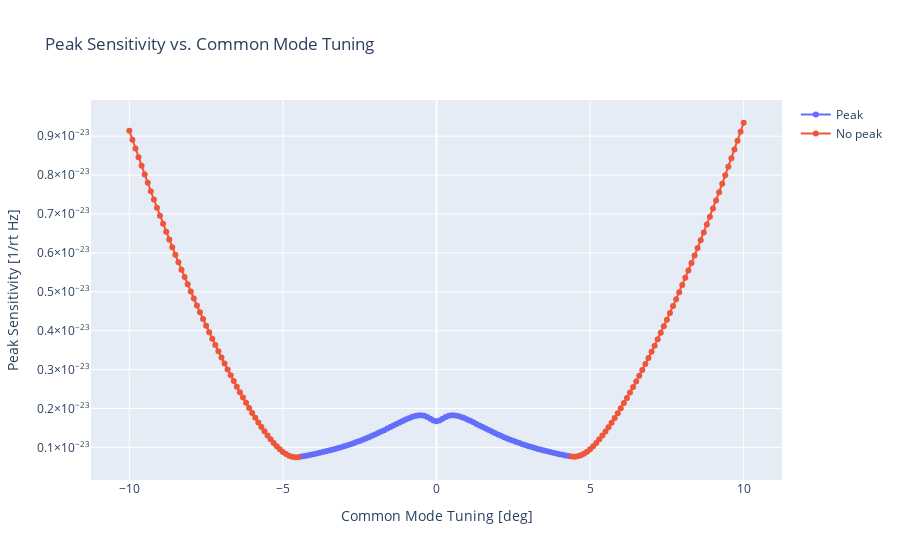
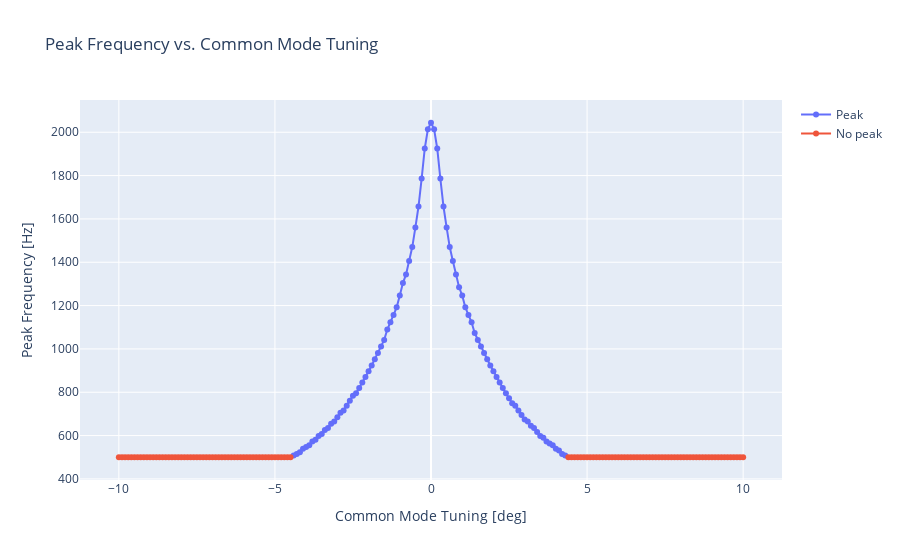
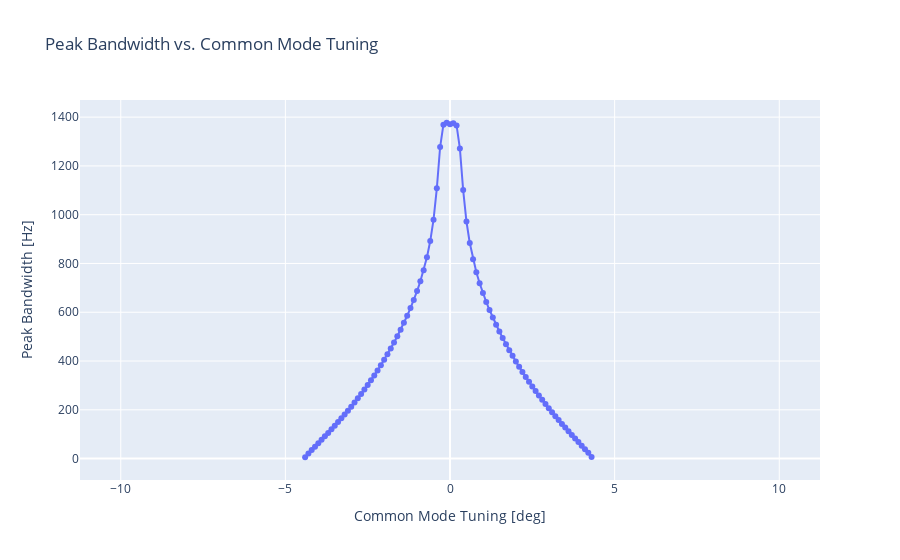

Source (notebook cell) for these figures, in order:
### Markdown cell above
**Figure 2a:** Peak $\text{ASD}$ vs. $\phi_\text{comm}$  
**Figure 2b:** Peak $f$ vs. $\phi_\text{comm}$  
**Figure 2c:** Peak $\text{FWHM}$ vs. $\phi_\text{comm}$  
NOTE: The first peak found is the one recorded! The default 6.3565$^\circ$ differential mode tuning is used.

### Code cell
import finesse
import numpy as np
import plotly.graph_objects as go
import plotly.express as px
import pandas as pd
from scipy.signal import find_peaks, peak_widths
from scipy import interpolate

fsig = np.geomspace(500,10e3,201)
vary_comm = np.linspace(-10, 10, 201)
peak_sens = np.zeros((201,))
peak_f = np.zeros((201,))
peak_bw = np.zeros((201,))
nopeak_sens = np.zeros((201,))
nopeak_f = np.zeros((201,))

# Vary parameter, measure peak sensitivity, peak frequency, peak FWHM (bandwidth)
for i, comm in enumerate(vary_comm):
    kat = finesse.Model()
    kat.parse(
        f"""
    ###########################################################################
    ###   Variables
    ###########################################################################
    var Larm 4000
    var Mtm  74.1
    var itmT 0.01397
    var lmichx 4.5
    var lmichy 4.45

    ###########################################################################
    ###   Input optics
    ###########################################################################
    l L0 500
    s l_in L0.p1 prm.p1
    # Power recycling mirror
    m prm T=0.03 L=2e-05 phi=90
    s prc prm.p2 bs.p1 L=53

    # Central beamsplitter
    bs bs T=0.5 L=0 alpha=45
    
    # Check power in PRC
    #pd reflPRC prm.p1.o
    #pd circPRC bs.p1.i
    #pd trnsPRC bs.p3.o

    ###########################################################################
    ###   X arm
    ###########################################################################
    s lx bs.p3 itmxar.p1 L=lmichx
    
    m itmxar T=1 L=0 phi=180
    s ar_thick itmxar.p2 itmx.p1 L=0
    m itmx T=itmT L=20u phi=180
    s LX itmx.p2 etmx.p1 L=Larm
    
    m etmx T=5u L=40u phi=179.99999
    
    # Check power in ARM X cavity
    #pd reflX itmx.p1.o
    #pd circX etmx.p1.i
    #pd trnsX etmx.p2.o

    pendulum itmx_sus itmx.mech mass=Mtm fz=1 Qz=1M
    pendulum etmx_sus etmx.mech mass=Mtm fz=1 Qz=1M

    ###########################################################################
    ###   Y arm
    ###########################################################################
    s ly bs.p2 itmyar.p1 L=lmichy
    
    m itmyar T=1 L=0 phi=90
    s ar_thicky itmyar.p2 itmy.p1 L=0
    m itmy T=itmT L=20u phi=90
    s LY itmy.p2 etmy.p1 L=Larm
    
    m etmy T=5u L=40u phi=90.00001
    
    # Check power in ARM Y cavity
    #pd reflY itmy.p1.o
    #pd circY etmy.p1.i
    #pd trnsY etmy.p2.o

    pendulum itmy_sus itmy.mech mass=Mtm fz=1 Qz=1M
    pendulum etmy_sus etmy.mech mass=Mtm fz=1 Qz=1M
    
    ###########################################################################
    ###   vSRM
    ###########################################################################
    
    #m srm T=0.2 L=37.5u phi=-90
    
    s src bs.p4 SRC_BS.p1 L=354
    bs SRC_BS T=0.5 L=0 alpha=45
    s vSRC1 SRC_BS.p2 vSRM1.p1 L=0
    m vSRM1 T=0 L=0 phi={-83.6435+comm}
    s vSRC2  SRC_BS.p3 vSRM2.p1 L=0
    m vSRM2 T=0 L=0 phi={-6.3565+comm}
    
    # Check power in SRC
    #pd reflSRC bs.p2.o
    #pd circSRC SRC_BS.p1.i
    #pd trnsSRC SRC_BS.p3.o
   
    ###########################################################################
    ###   Output & squeezing
    ###########################################################################
    dbs OFI 
    link(SRC_BS.p4, OFI.p1)
    readout_dc AS OFI.p3.o

    # A squeezed source could be injected into the dark port
    #sq sqz db=-10 angle=90
    #link(sqz, OFI.p2)

    # ------------------------------------------------------------------------------
    # Degrees of Freedom
    # ------------------------------------------------------------------------------
    dof STRAIN LX.dofs.h +1  LY.dofs.h -1

    # signal generator
    sgen sig STRAIN

    qnoised NSR_with_RP AS.p1.i nsr=True
    #qshot NSR_without_RP AS.p1.i nsr=True
    #pd1 signal AS.p1.i f=fsig

    fsig(1)
    xaxis(fsig, log, 500, 10k, 200)
    
    """
    )
    out = kat.run()
    neg_sens = -np.abs(out['NSR_with_RP'])
    peak_idxs, _ = find_peaks(neg_sens)
    
    if peak_idxs.size == 0: # If no peak found, the max sensitivity and its frequency (lower bound is 500Hz) is recorded
        nopeak_sens[i] = np.min(np.abs(out['NSR_with_RP']))
        nopeak_f[i] = fsig[np.argmin(np.abs(out['NSR_with_RP']))]
        peak_sens[i] = np.nan
        peak_f[i] = np.nan
        peak_bw[i] = np.nan
        continue
    else:
        nopeak_sens[i] = np.nan
        nopeak_f[i] = np.nan
        
    fwhm_idxs = peak_widths(neg_sens, peak_idxs, rel_height=0.5)
    left_idx = fwhm_idxs[2][0]
    right_idx = fwhm_idxs[3][0]
    interp_fsig = interpolate.interp1d(np.arange(201), fsig)
    peak_sens[i] = np.abs(out['NSR_with_RP'])[peak_idxs[0]]
    peak_f[i] = fsig[peak_idxs[0]]
    peak_bw[i] = interp_fsig(right_idx) - interp_fsig(left_idx)
    
fig_peak_sens = go.Figure()
fig_peak_sens.add_trace(go.Scatter(x=vary_comm, y=peak_sens,mode='lines+markers',name='Peak'))
fig_peak_sens.add_trace(go.Scatter(x=vary_comm, y=nopeak_sens,mode='lines+markers',name='No peak'))
fig_peak_sens.update_layout(title="Peak Sensitivity vs. Common Mode Tuning",xaxis_title="Common Mode Tuning [deg]",yaxis_title="Peak Sensitivity [1/rt Hz]")
fig_peak_sens.show()

fig_peak_f = go.Figure()
fig_peak_f.add_trace(go.Scatter(x=vary_comm, y=peak_f,mode='lines+markers',name='Peak'))
fig_peak_f.add_trace(go.Scatter(x=vary_comm, y=nopeak_f,mode='lines+markers',name='No peak'))
fig_peak_f.update_layout(title="Peak Frequency vs. Common Mode Tuning",xaxis_title="Common Mode Tuning [deg]",yaxis_title="Peak Frequency [Hz]")
fig_peak_f.show()

fig_peak_bw = px.line(x=vary_comm, y=peak_bw, markers=True, title="Peak Bandwidth vs. Common Mode Tuning")
fig_peak_bw.update_xaxes(title_text="Common Mode Tuning [deg]")
fig_peak_bw.update_yaxes(title_text="Peak Bandwidth [Hz]")
fig_peak_bw.show()

### Figure 1 — Plotly figure (JSON) as saved in the notebook; plotly's stock layout.template omitted (floating-point values rounded to 4 significant figures; data arrays with more than 128 entries replaced by an {"elided": "..."} marker saying what was removed)
{"data": [{"mode": "lines+markers", "name": "Peak", "type": "scatter", "x": {"elided": "201 float values"}, "y": {"elided": "201 float values"}}, {"mode": "lines+markers", "name": "No peak", "type": "scatter", "x": {"elided": "201 float values"}, "y": {"elided": "201 float values"}}], "layout": {"title": {"text": "Peak Sensitivity vs. Common Mode Tuning"}, "xaxis": {"title": {"text": "Common Mode Tuning [deg]"}}, "yaxis": {"title": {"text": "Peak Sensitivity [1/rt Hz]"}}}}

### Figure 2 — Plotly figure (JSON) as saved in the notebook; plotly's stock layout.template omitted (floating-point values rounded to 4 significant figures; data arrays with more than 128 entries replaced by an {"elided": "..."} marker saying what was removed)
{"data": [{"mode": "lines+markers", "name": "Peak", "type": "scatter", "x": {"elided": "201 float values"}, "y": {"elided": "201 float values"}}, {"mode": "lines+markers", "name": "No peak", "type": "scatter", "x": {"elided": "201 float values"}, "y": {"elided": "201 int values"}}], "layout": {"title": {"text": "Peak Frequency vs. Common Mode Tuning"}, "xaxis": {"title": {"text": "Common Mode Tuning [deg]"}}, "yaxis": {"title": {"text": "Peak Frequency [Hz]"}}}}

### Figure 3 — Plotly figure (JSON) as saved in the notebook; plotly's stock layout.template omitted (floating-point values rounded to 4 significant figures; data arrays with more than 128 entries replaced by an {"elided": "..."} marker saying what was removed)
{"data": [{"hovertemplate": "x=%{x}<br>y=%{y}<extra></extra>", "legendgroup": "", "line": {"color": "#636efa", "dash": "solid"}, "marker": {"symbol": "circle"}, "mode": "lines+markers", "name": "", "orientation": "v", "showlegend": false, "type": "scatter", "x": {"elided": "201 float values"}, "xaxis": "x", "y": {"elided": "201 float values"}, "yaxis": "y"}], "layout": {"legend": {"tracegroupgap": 0}, "title": {"text": "Peak Bandwidth vs. Common Mode Tuning"}, "xaxis": {"anchor": "y", "domain": [0, 1], "title": {"text": "Common Mode Tuning [deg]"}}, "yaxis": {"anchor": "x", "domain": [0, 1], "title": {"text": "Peak Bandwidth [Hz]"}}}}
